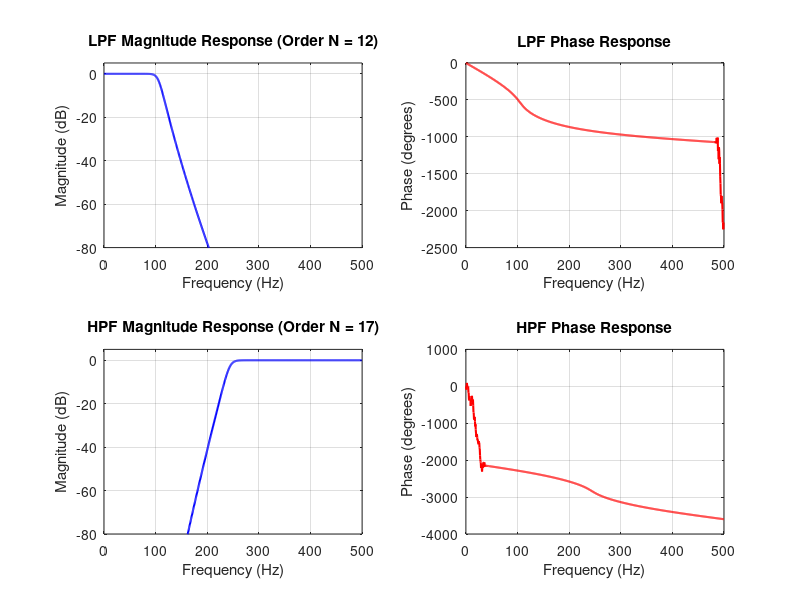

This chart was generated by the following MATLAB code:
clear;
clc;
close all;

% ================================
% Design Parameters (from Lab Manual)
% ================================
Fs = 1000;   % Sampling frequency (Hz)
Ap = 1;      % Passband ripple (dB)
As = 40;     % Stopband attenuation (dB)

% ================================
% 1. Low-Pass Filter Design
% ================================
fp_lp = 100;    % Passband edge (Hz)
fs_lp = 150;    % Stopband edge (Hz)

wp_lp = fp_lp / (Fs/2);   % Normalized passband
ws_lp = fs_lp / (Fs/2);   % Normalized stopband

[N_lp, Wn_lp] = buttord(wp_lp, ws_lp, Ap, As);
[b_lp, a_lp] = butter(N_lp, Wn_lp, 'low');

% ================================
% 2. High-Pass Filter Design
% ================================
fp_hp = 250;    % Passband edge (Hz)
fs_hp = 200;    % Stopband edge (Hz)

wp_hp = fp_hp / (Fs/2);
ws_hp = fs_hp / (Fs/2);

[N_hp, Wn_hp] = buttord(wp_hp, ws_hp, Ap, As);
[b_hp, a_hp] = butter(N_hp, Wn_hp, 'high');

% ================================
% Display Results
% ================================
fprintf('=== EXPERIMENT 1: BUTTERWORTH IIR FILTERS ===\n\n');

fprintf('--- LOW-PASS FILTER ---\n');
fprintf('Filter Order (N_lp): %d\n', N_lp);
fprintf('Cutoff Frequency: %.2f Hz\n', Wn_lp * (Fs/2));
disp('Numerator Coefficients (b_lp):');
disp(b_lp);
disp('Denominator Coefficients (a_lp):');
disp(a_lp);

fprintf('--- HIGH-PASS FILTER ---\n');
fprintf('Filter Order (N_hp): %d\n', N_hp);
fprintf('Cutoff Frequency: %.2f Hz\n', Wn_hp * (Fs/2));
disp('Numerator Coefficients (b_hp):');
disp(b_hp);
disp('Denominator Coefficients (a_hp):');
disp(a_hp);

% ================================
% Frequency Response
% ================================
[H_lp, f] = freqz(b_lp, a_lp, 1024, Fs);
[H_hp, ~] = freqz(b_hp, a_hp, 1024, Fs);

% ================================
% Plotting
% ================================
figure('Name','Butterworth IIR LPF and HPF');

% LPF Magnitude
subplot(2,2,1);
plot(f, 20*log10(abs(H_lp)), 'b', 'LineWidth', 1.5);
grid on;
title(['LPF Magnitude Response (Order N = ', num2str(N_lp), ')']);
xlabel('Frequency (Hz)');
ylabel('Magnitude (dB)');
ylim([-80 5]);

% LPF Phase
subplot(2,2,2);
plot(f, unwrap(angle(H_lp))*180/pi, 'r', 'LineWidth', 1.5);
grid on;
title('LPF Phase Response');
xlabel('Frequency (Hz)');
ylabel('Phase (degrees)');

% HPF Magnitude
subplot(2,2,3);
plot(f, 20*log10(abs(H_hp)), 'b', 'LineWidth', 1.5);
grid on;
title(['HPF Magnitude Response (Order N = ', num2str(N_hp), ')']);
xlabel('Frequency (Hz)');
ylabel('Magnitude (dB)');
ylim([-80 5]);

% HPF Phase
subplot(2,2,4);
plot(f, unwrap(angle(H_hp))*180/pi, 'r', 'LineWidth', 1.5);
grid on;
title('HPF Phase Response');
xlabel('Frequency (Hz)');
ylabel('Phase (degrees)');
